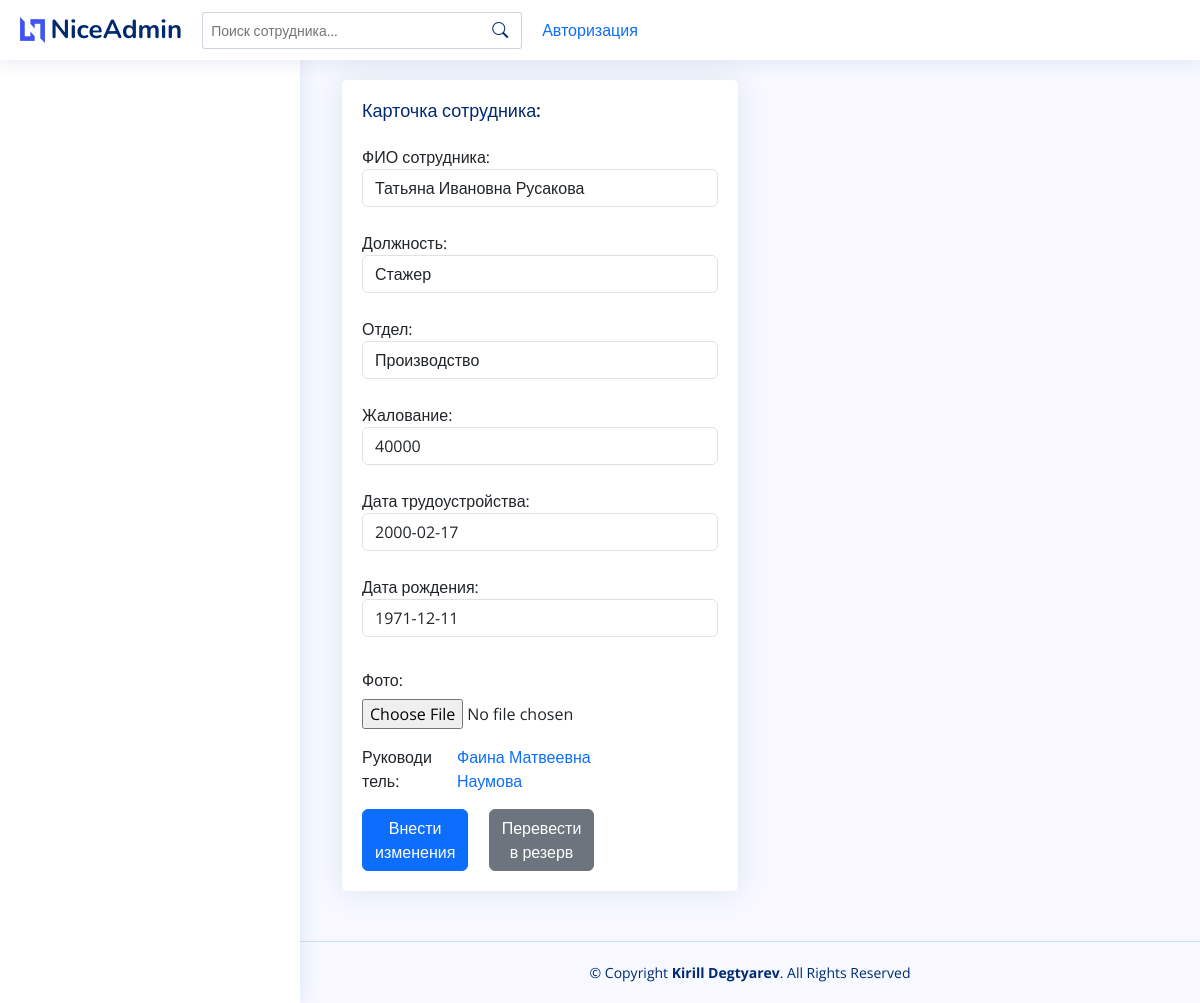
The app's page /employer/370 with its own data.
### employers/models.py (models this page shows, shortened)
class Employer(models.Model):
    name = models.CharField(max_length=200, verbose_name='ФИО сотрудника')
    position = models.ForeignKey(
        'Position', on_delete=models.PROTECT, verbose_name='Должность',
        blank=True, null=True
    )
    department = models.ForeignKey(
        'departments.Department', on_delete=models.PROTECT, verbose_name='Отдел',
        blank=True, null=True
    )
    salary = models.IntegerField(verbose_name='Жалование')
    work_since = models.DateField(
        auto_now=False, auto_now_add=False, verbose_name='Дата трудоустройства')
    birth_date = models.DateField(
        auto_now=False, auto_now_add=False, verbose_name='Дата рождения')
    photo = models.ImageField(
        upload_to='photo/', null=True, verbose_name='Фото')
    class Meta:
        verbose_name = 'Сотрудник'
        verbose_name_plural = 'Сотрудники'

### employers/views.py (the view, shortened to what this page needs)
# urls.py: path('<int:id>', ViewEmployer.as_view(), name="employer"),
class ViewEmployer(View):
    def get(self, request, id):
        departments = Department.objects.all()
        employer = get_object_or_404(Employer, pk=id)
        department = get_object_or_404(Department, employer=employer)
        form = EmployerForm(instance=employer)
        try:
            boss = Employer.objects.get(
                department=department, position_id=9999)
        except Employer.DoesNotExist:
            boss = None
        return render(request, 'includes/employer.html', locals())

### employers/forms.py
class EmployerForm(forms.ModelForm):
    class Meta:
        model = Employer
        fields = ['name',  'position', 'department',
                  'salary', 'work_since', 'birth_date']
        widgets = {
            'name': forms.TextInput(attrs={'class': 'form-control'}),
            'position': forms.Select(attrs={'class': 'form-control'}),
            'department': forms.Select(attrs={'class': 'form-control'}),
            'salary': forms.NumberInput(attrs={'class': 'form-control'}),
            'work_since': forms.DateInput(attrs={'class': 'form-control'}),
            'birth_date': forms.DateInput(attrs={'class': 'form-control'}),
        }

### departments/models.py (called while the page is built)
    def __str__(self):
        return self.fullname

### employers/models.py (called while the page is built)
    def __str__(self):
        return self.name

### templates/includes/employer.html (shortened to what this page needs)
{% extends 'index.html' %}
{% block content %}
  <div class="container">
    <form actiont="" method="POST" enctype="multipart/form-data">
      <div class="row">
        <div class="col-6">
          <div class="card">
            <div class="card-body">
              <h5 class="card-title">Карточка сотрудника:</h5>
              {% for fm in form %}
                {{ fm.label_tag }} {{ fm }} <small class="text-danger">{{ fm.errors|striptags }}</small> <br />
              {% endfor %}
              <div class="form-group mb-3">
                <label for="boss_name" class="col-sm-4 col-form-label">Фото:</label>
                <div class="col-sm-8">
                    <input type="file" name="myfile1">
                </div>
              </div>
              <div class="form-group row mb-3">
                <label for="boss_name" class="col-3">Руководитель:</label>
                <div class="col-5">
                    {% if boss %}
                        <a href="{% url 'employer' boss.id %}">
                        <span  class="text-primary">{{ boss.name }}</span>
                        </a>
                    {% else %}
                        <span>-</span>
                    {% endif %}
                </div>
              </div>
              <div class="row">
                <div class="col-4">
                  <button type="submit" name="save_changes" class="btn btn-primary h-100">Внести изменения</button>
                </div>
                <div class="col-4">
                  <button type="submit" name="move" class="btn btn-secondary h-100">Перевести в резерв</button>
                </div>
              </div>
            </div>
          </div>
        </div>
      </div>
    </form>
  </div>
{% endblock %}

### static/css/style.css (style rules this page uses)
:root { scroll-behavior: smooth; }
body { font-family: "Open Sans", sans-serif; background: #f6f9ff; color: #444444; }
a { color: #4154f1; text-decoration: none; }
h1, h2, h3, h4, h5, h6 { font-family: "Nunito", sans-serif; }
.card { margin-bottom: 30px; border: none; border-radius: 5px; box-shadow: 0px 0 30px rgba(1, 41, 112, 0.1); }
.card-title { padding: 20px 0 15px 0; font-size: 18px; font-weight: 500; color: #012970; font-family: "Poppins", sans-serif; }
.card-body { padding: 0 20px 20px 20px; }

### records on screen
Employer: form "Татьяна Ивановна Русакова" "Стажер" "Производство" "40000" "2000-02-17" "1971-12-11"
Employer: name "Фаина Матвеевна Наумова"

### other values on screen
{{ fm.label_tag }} "ФИО сотрудника:" "Должность:" "Отдел:" "Жалование:" "Дата трудоустройства:" "Дата рождения:"
